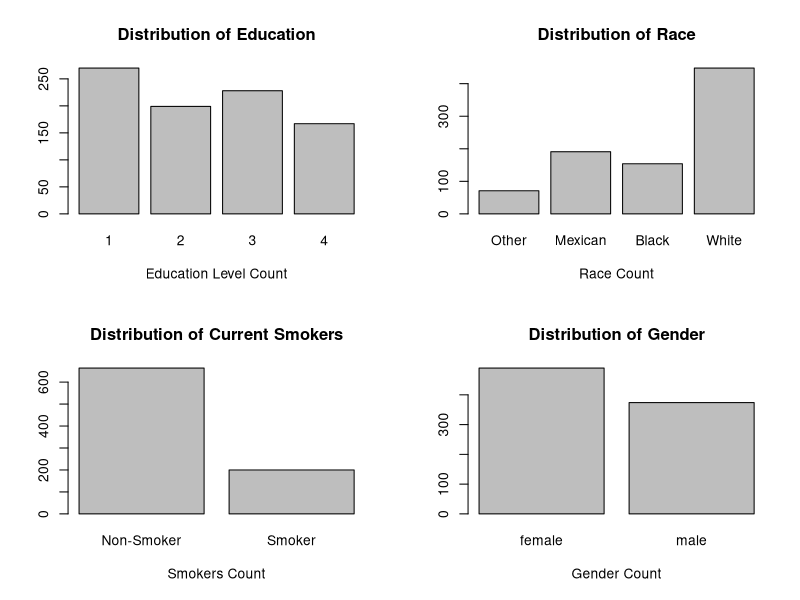
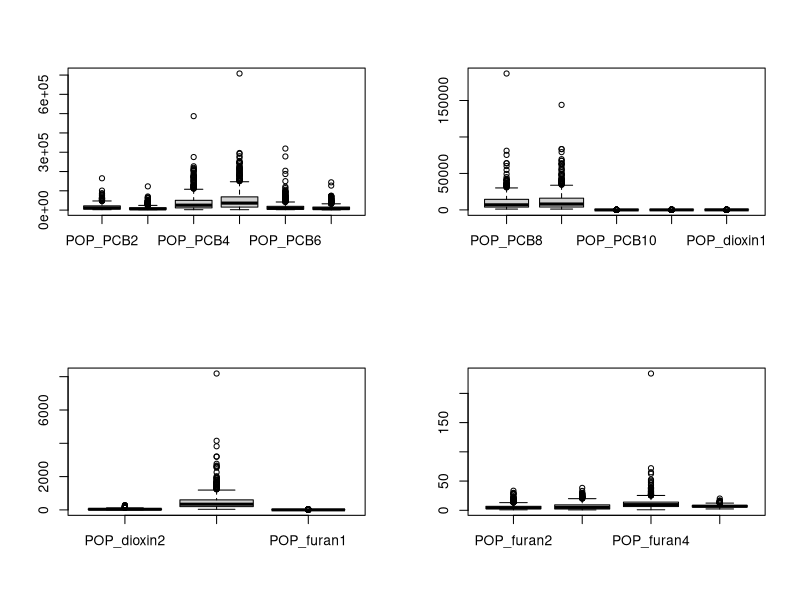
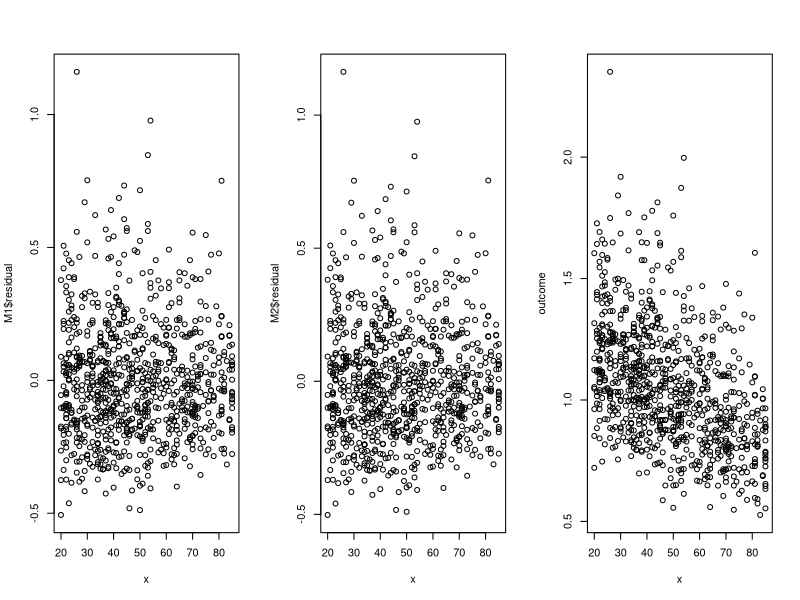
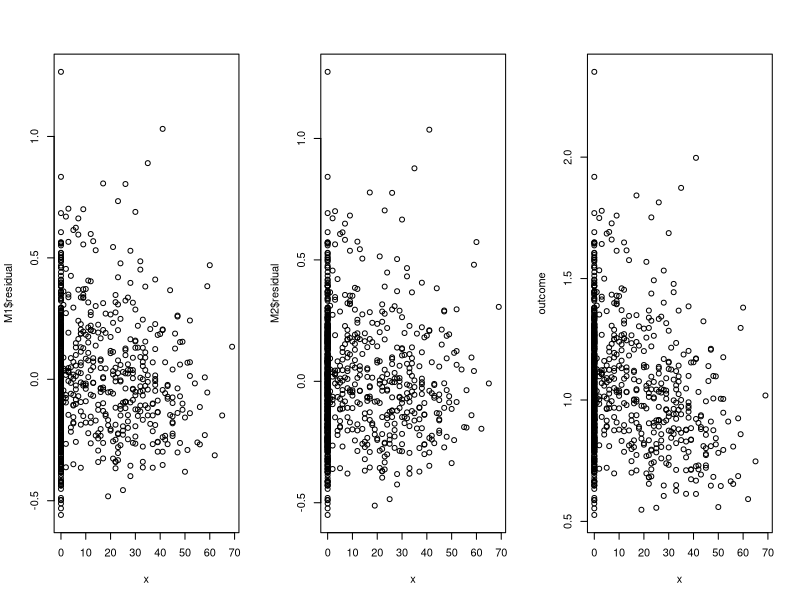
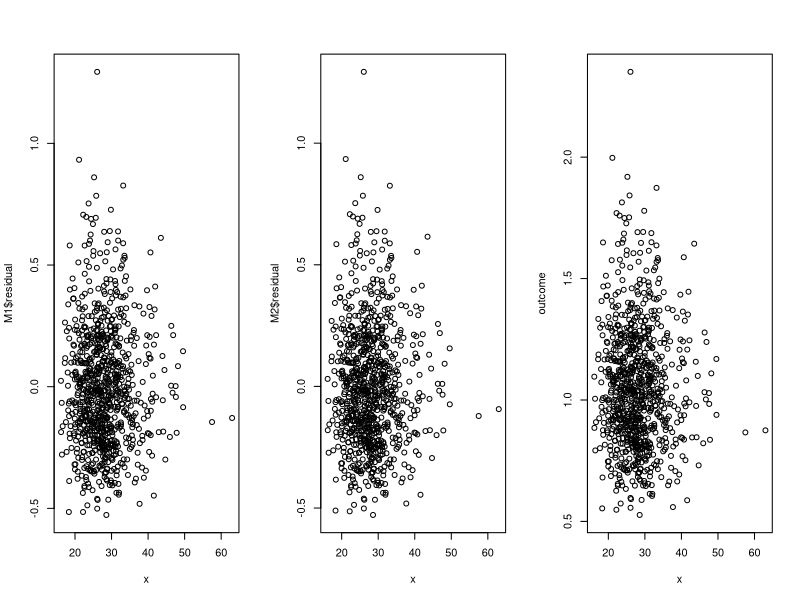
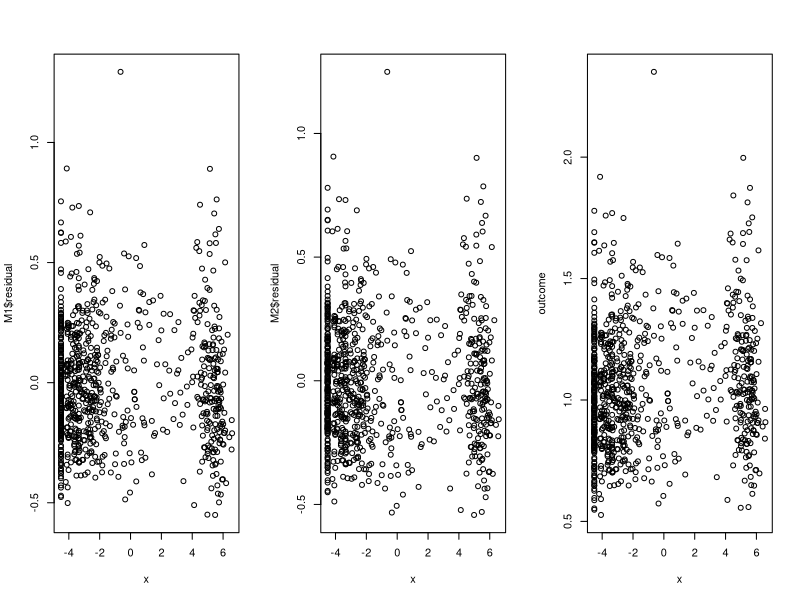
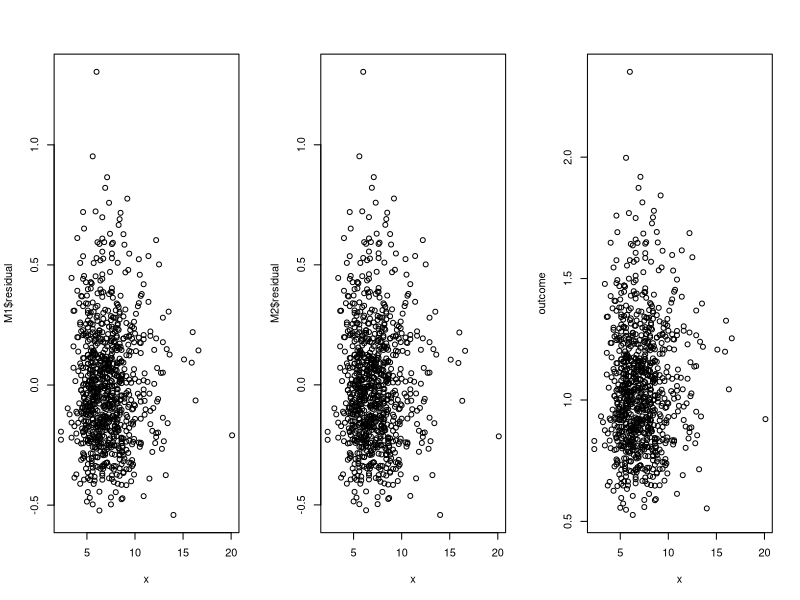
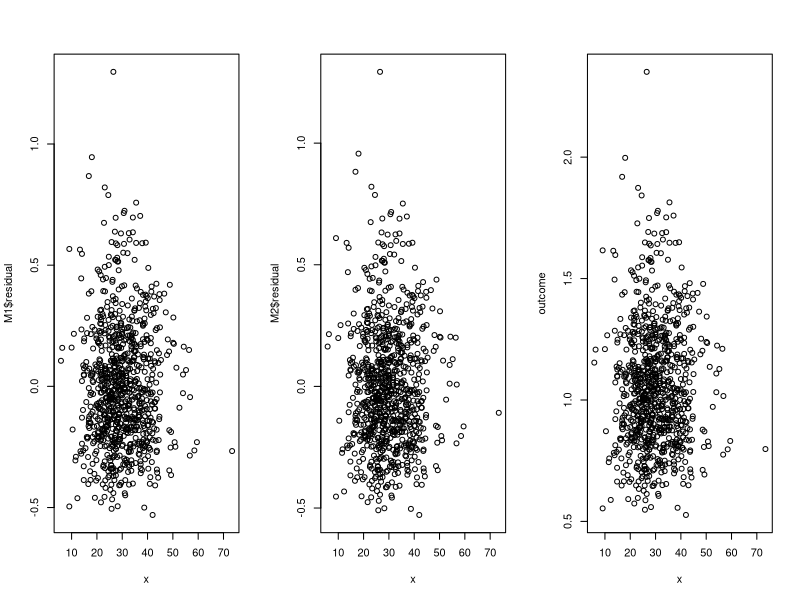

Reproduce these figures in R, in order.
## ---- chunk 1
knitr::opts_chunk$set(echo = TRUE)
## ---- chunk 2
# CHANGE ABSOLUTE PATH
setwd("~/Desktop/stat341/R331project/data")
# setwd("~/School/4A/STAT 331/R331project/data")
# setwd("~/Desktop/R331project/data")
# setwd("C:/Users/huawei/Desktop/R331project/data")

pollutants_raw <- read.csv("pollutants.csv", header = TRUE)
head(pollutants_raw)

summary(pollutants_raw)
## ---- chunk 3
# Mxn's work
# clean the pollutants dataframe
pollutants <- subset(pollutants_raw , select = -X)

# deal with categorical data

# 1 = Less Than 9th Grade or 9-11th Grade (Includes 12th grade with no diploma) 
# 2 = High School Grad/GED or Equivalent
# 3 = Some College or AA degree
# 4 = College Graduate
edu_factor=factor(pollutants$edu_cat)

# 1 = Other Race (Including Multi-Racial);
# 2 = Mexican American; 
# 3 = Non-Hispanic Black; 
# 4 = Non-Hispanic White
race_factor=factor(pollutants$race_cat, 
                   labels = c("Other", "Mexican", "Black", "White"))

# 0 = does not currently smoke; 
# 1 = currently smokes
smoke_factor=factor(pollutants$smokenow, labels = c("Non-Smoker", "Smoker"))

# 0 = female, 1 = male
gender_factor=factor(pollutants$male, labels = c("female", "male"))


pollutants$edu_cat = edu_factor
pollutants$race_cat = race_factor
pollutants$smokenow = smoke_factor
pollutants$male = gender_factor

head(pollutants)
summary(pollutants)
## ---- chunk 4
names(pollutants)
## ---- chunk 5
# Mxn's work
# put bargraphs for categorical data onto one picture
par(mfrow=c(2,2))

plot(edu_factor, 
     main="Distribution of Education",
     xlab="Education Level Count")

plot(race_factor, 
     main="Distribution of Race",
     xlab="Race Count")

plot(smoke_factor, 
     main="Distribution of Current Smokers",
     xlab="Smokers Count")

plot(gender_factor, 
     main="Distribution of Gender",
     xlab="Gender Count")
## ---- chunk 6
# Mxn's work

# PC 1-6
boxplot(pollutants[, 3:8])

# PC 7-11
boxplot(pollutants[, 9:13])

# Doxin
boxplot(pollutants[, 14:16])

# Furan
boxplot(pollutants[, 17:20])
## ---- chunk 7
# Judy's work Part 1
# testing non-linearity in SLR
# if for any covariate, residual vs x for M1 has a pattern and
# residual vs x for M2 seems random, then y has a nonlinear
# relationship with with x.
# M1: fitting y to x
# M2: fitting y to x^2

par(mfrow=c(1, 3))
outcome <- pollutants$length
check <- function(x) {
  M1 <- lm(outcome ~ x)
  print(paste("residual for M1: ", sigma(M1)))
  M2 <- lm(outcome ~ x + I(x^2))
  print(paste("residual for M2: ", sigma(M2)))
  plot(x, M1$residual)
  plot(x, M2$residual)
  plot(x, outcome)
}

list <- list(pollutants$ageyrs, pollutants$yrssmoke,
             pollutants$BMI, pollutants$ln_lbxcot,
             pollutants$whitecell_count, pollutants$lymphocyte_pct, 
             pollutants$monocyte_pct, pollutants$eosinophils_pct, 
             pollutants$basophils_pct, pollutants$neutrophils_pct)
for (column in list) {
  check(column)
}
## ---- chunk 8
# Judy's work Part 2
# testing non-linearity in MLR
library(car)
M <- lm (length ~ ., data=pollutants)
avPlots(M)
## ---- chunk 9
# Estella's work 1
library(corrplot)
library(ggplot2)

POP_PCB = c("POP_PCB1", "POP_PCB2","POP_PCB3", "POP_PCB4",
            "POP_PCB5", "POP_PCB6","POP_PCB7", "POP_PCB8",
            "POP_PCB9", "POP_PCB10", "POP_PCB11")

POP_PCB_data <- pollutants [, POP_PCB]
cc = cor(POP_PCB_data , method = "spearman")

# cluster my POP_PCB so that those with similar patterns
# of correlation coefficients are closer together.
# https://jkzorz.github.io/2019/06/11/Correlation-heatmaps.html
corrplot(cc, tl.col = "black", order = "hclust", hclust.method = "average",
         addrect = 4, tl.cex = 0.7)
## ---- chunk 10
# Weiwei's work Part 1
POP_dioxin = c("POP_dioxin1", "POP_dioxin2","POP_dioxin3")
POP_dioxin_data <- pollutants [, POP_dioxin]

# cluster my POP_dioxin so that those with similar patterns
# of correlation coefficients are closer together.
cc.dioxin = cor(POP_dioxin_data , method = "spearman")
corrplot(cc.dioxin, tl.col = "black", order = "hclust",
         hclust.method = "average", addrect = 3, tl.cex = 0.7)
## ---- chunk 11
# Weiwei's work Part 2
POP_furan = c("POP_furan1", "POP_furan2","POP_furan3","POP_furan4")
POP_furan_data <- pollutants [, POP_furan]

# cluster my POP_dioxin so that those with similar patterns
# of correlation coefficients are closer together.
cc.furan = cor(POP_furan_data , method = "spearman")
corrplot(cc.furan, tl.col = "black", order = "hclust",
         hclust.method = "average", addrect = 4, tl.cex = 0.7)
## ---- chunk 12
# Estella's work 3
f <- as.formula(
  paste("length", paste("(", paste(POP_PCB, collapse = "+"), ")^2"), sep="~"))

m_pcb <- lm(f, data = pollutants)
summary(m_pcb)
## ---- chunk 13
# Estella's work 4 
# setting threshold of pvalue to be 0.05 and assess possible interaction terms
pvalues <- summary(m_pcb)$coefficients[,4]
p_threshold = 0.05
selected <- which(pvalues <= p_threshold)
names(selected)
## ---- chunk 14
f_dioxin <- as.formula(
  (paste("length", paste("(", paste(POP_dioxin, collapse = " + "), ")^2"), sep = " ~")))
m_dioxin <- lm(f_dioxin, data = pollutants)
summary(m_dioxin)
## ---- chunk 15
# interaction in furan
f_furan <- as.formula(
  (paste("length", paste("(", paste(POP_furan, collapse = " + "), ")^2"), sep = " ~")))

m_furan <- lm(f_furan, data = pollutants)
summary(m_furan)
## ---- chunk 16
train_data <- pollutants[1:600,]
test_data <- pollutants[601:nrow(pollutants),]
## ---- chunk 17
#stepwise parameters selection without any interaction terms
M0 <- lm(length ~ 1, data = train_data) # minimal model
Mfull <- lm(length ~ ., data= train_data)

## 2 corresponds to AIC
## log(n) corresponds to BIC

# stepwise AIC
Mstart <- lm(length ~ ., data= train_data)
system.time({
  MAIC <- step(object = Mstart,
               scope = list(lower = M0, upper = Mfull),
               direction = "both", trace = 0, k = 2)
})

#stepwiseBIC
system.time({
  MBIC <- step(object = Mstart,
               scope = list(lower = M0, upper = Mfull),
               direction = "both", trace = 0, k = log(nrow(train_data)))
})

#stepwiseB_Adjusted R2
MAIC
MBIC
## ---- chunk 18
# stepwise parameters selection with any interaction terms
M0 <- lm(length ~ 1, data = train_data) # minimal model

# tail to remove length column
single <- paste(tail(colnames(train_data),-1), collapse = " + ")
# tail to remove intercept column
interaction <- paste(tail(names(selected),-1), collapse = " + ")
f_interaction <- as.formula(
  paste("length", paste("(", single,"+", interaction, ")"), sep = " ~"))

Mfull <- lm(f_interaction, data = train_data)
Mstart <- lm(f_interaction, data = train_data)

# stepwise AIC
Mstart <- lm(length ~ ., data= train_data)
system.time({
  MAIC_Interaction <- step(object = Mstart,
                           scope = list(lower = M0, upper = Mfull),
                           direction = "both", trace = 0, k = 2)
})

#stepwiseBIC
system.time({
  MBIC_Interaction <- step(object = Mstart,
                           scope = list(lower = M0, upper = Mfull),
                           direction = "both", trace = 0, 
                           k = log(nrow(train_data)))
})

#stepwiseB_Adjusted R2
MAIC_Interaction
MBIC_Interaction
## ---- chunk 19
# mxn's work
predAIC <- predict(MAIC, newdata=test_data)
predBIC <- predict(MBIC, newdata=test_data)
predAICInteraction <- predict(MAIC_Interaction, newdata=test_data)
predBICInteraction <- predict(MBIC_Interaction, newdata=test_data)

mean((test_data$length - predAIC)^2)
mean((test_data$length - predBIC)^2)
mean((test_data$length - predAICInteraction)^2)
mean((test_data$length - predBICInteraction)^2)
